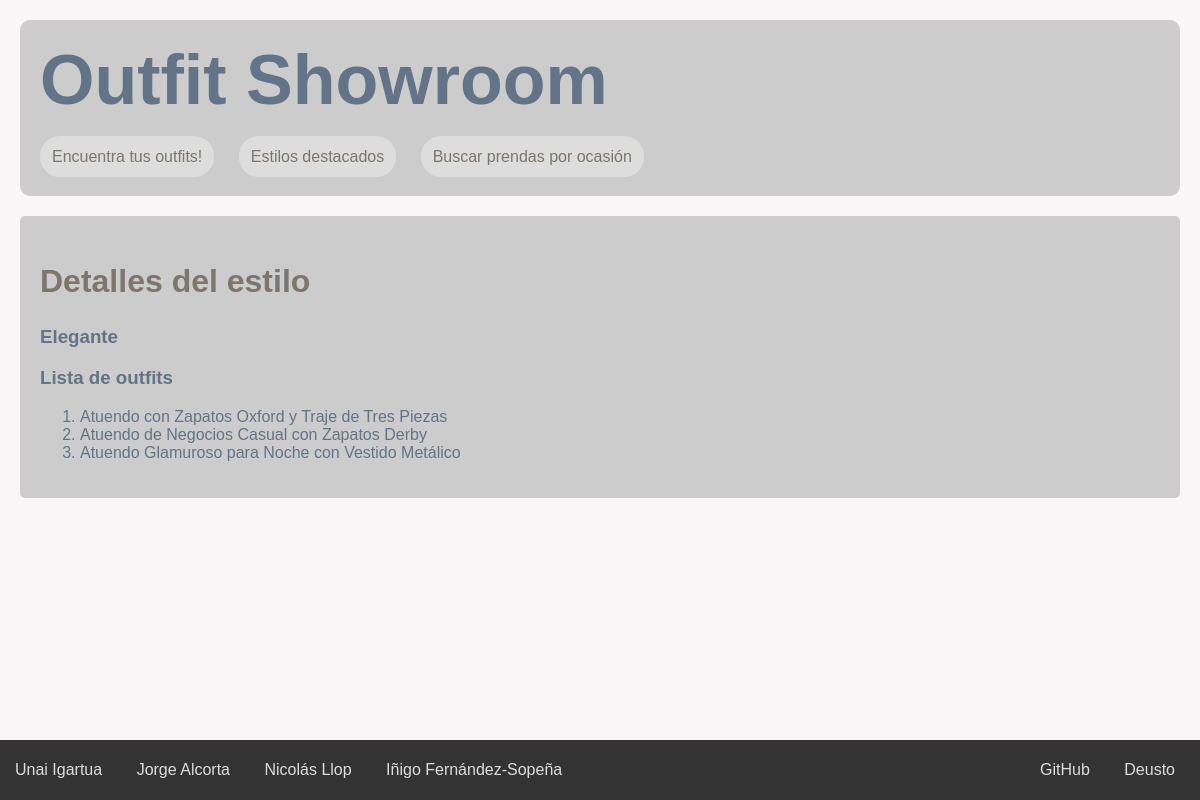
Page /es/estilo/2 on the committed database.
### appOutfitShowroom/models.py (models this page shows, shortened)
class Estilo(models.Model):
    def get_nombre(self):
        return self.nombre_en if get_language() == 'en' else self.nombre
    nombre = models.CharField(max_length=50)
    nombre_en = models.CharField(max_length=50, blank=True)

class Outfit(models.Model):
    def get_nombre(self):
        return self.nombre_en if get_language() == 'en' else self.nombre
    nombre = models.CharField(max_length=200)
    nombre_en = models.CharField(max_length=200, blank=True)
    descripcion = models.TextField(max_length=700)
    descripcion_en = models.TextField(max_length=700, blank=True)
    ocasion = models.ForeignKey(Ocasion, on_delete=models.CASCADE)
    estilos = models.ManyToManyField(Estilo)
    precio = models.IntegerField(default=0)
    imagen = models.ImageField(upload_to='static/img',blank=True,null=True,verbose_name='Image')
    fecha = models.DateTimeField(auto_now_add=True)

### appOutfitShowroom/views.py (the view)
# urls.py: path('estilo/<int:estilo_id>', views.detalle_estilo, name='detalle_estilo')
def detalle_estilo(request, estilo_id):
	estilo = get_object_or_404(Estilo, pk=estilo_id)
	context = {
		'titulo_pagina': "Detalles del estilo",
		'estilo': estilo,
		'outfits': estilo.outfit_set.all()
	}
	return render(request, 'estilo.html', context)

### appOutfitShowroom/templates/estilo.html
{% extends "base.html" %}
{% load static %}
{%load i18n%}
{% block contenido %}
<h2>{% trans "Detalles del estilo" %}</h2>
{% if estilo %}
    <h3>{{ estilo.get_nombre}}</h3>
	<h3>{% trans "Lista de outfits" %}</h3>
	{% if outfits %}
		<ol>
		{% for o in outfits %}
			<li>
				<a href="{% url 'detalle_outfit' o.id %}">{{ o.get_nombre}}</a>
			</li>
		{% endfor %}
		</ol>
	{% else %}
		<p>{% trans "No tiene outfits asociados." %}</p>
	{% endif %}
{% else %}
    <p>{% trans "No existe este estilo." %}</p>
{% endif %}
{% endblock %}

### appOutfitShowroom/static/css/estilos.css (style rules this page uses)
:root { margin: 0; padding: 0; --primary-color: #f9f6f8; --secondary-color: #CCCCCC; --secondary-off-color: #DDDDDD; --accent-color: #7c766d; --text-color: #637388; --border-color: #333; }
body { margin: 0; padding: 0; font-family: 'Arial', sans-serif; background-color: var(--primary-color); color: var(--text-color); }
a { color: var(--text-color); text-decoration: none; }
h2 { font-size: 32px; color: var(--accent-color); }

### rows in the picture
Estilo: get_nombre "Elegante"
Outfit: get_nombre "Atuendo con Zapatos Oxford y Traje de Tres Piezas"
Outfit: get_nombre "Atuendo de Negocios Casual con Zapatos Derby"
Outfit: get_nombre "Atuendo Glamuroso para Noche con Vestido Metálico"
